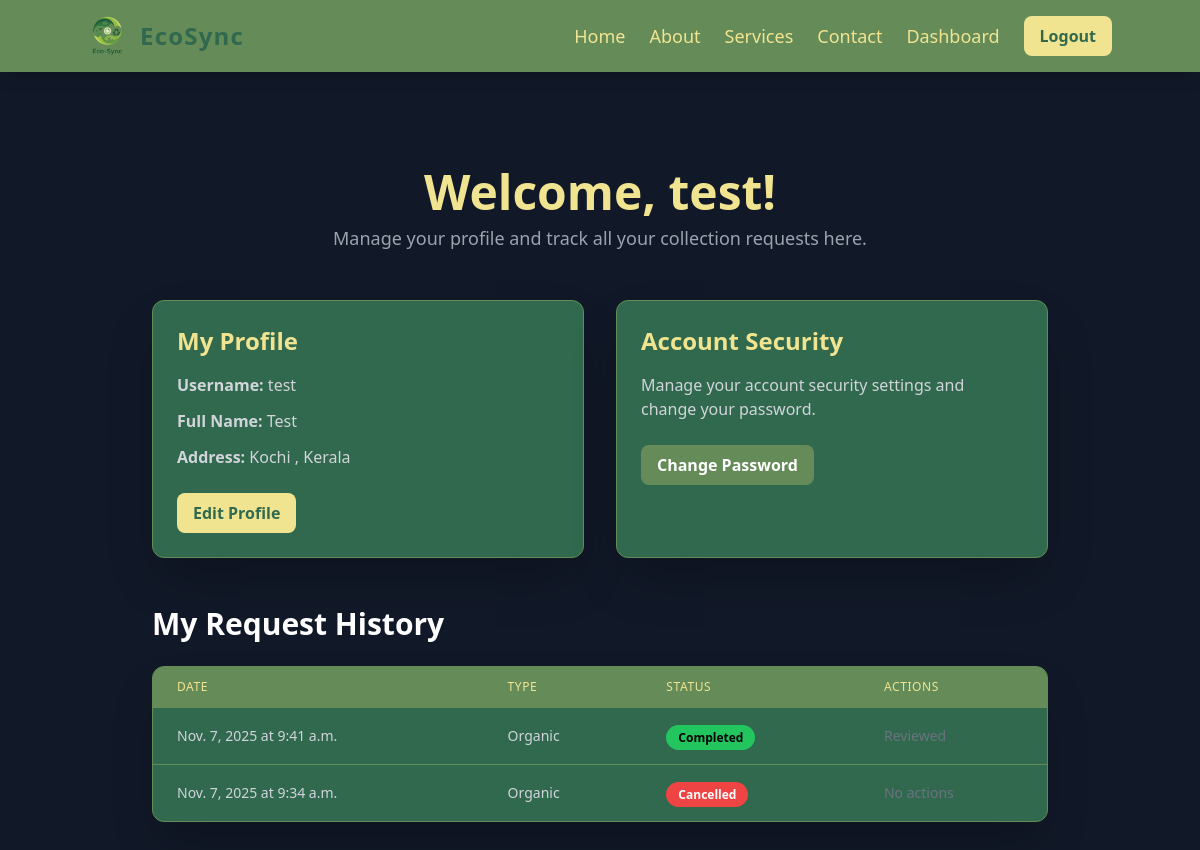
Page /dashboard/ (signed in) on the committed database.
### main/models.py (models this page shows, shortened)
class UserProfile(models.Model):
    user = models.OneToOneField(User, on_delete=models.CASCADE, related_name='profile')
    full_name = models.CharField(max_length=255, blank=True)
    address = models.TextField(blank=True)

class CollectionRequest(models.Model):
    STATUS_PENDING = 'Pending'
    STATUS_IN_PROGRESS = 'In Progress'
    STATUS_COMPLETED = 'Completed'
    STATUS_CANCELLED = 'Cancelled'
    STATUS_CHOICES = [
        (STATUS_PENDING, 'Pending'),
        (STATUS_IN_PROGRESS, 'In Progress'),
        (STATUS_COMPLETED, 'Completed'),
        (STATUS_CANCELLED, 'Cancelled'),
    ]
    user = models.ForeignKey(User, on_delete=models.CASCADE, related_name='collection_requests')
    waste_type = models.ForeignKey(WasteType, on_delete=models.SET_NULL, null=True)
    preferred_date = models.DateField()
    preferred_time = models.TimeField()
    address = models.TextField(help_text="The full address for this specific pickup.")
    status = models.CharField(max_length=20, choices=STATUS_CHOICES, default=STATUS_PENDING)
    requested_at = models.DateTimeField(default=timezone.now)

class WasteType(models.Model):
    name = models.CharField(max_length=100, unique=True, help_text="e.g., Organic, Plastic, E-Waste")

### main/views.py (the view)
# urls.py: path('dashboard/', views.dashboard, name='dashboard'),
@login_required
def dashboard(request):
    user_requests = CollectionRequest.objects.filter(user=request.user).order_by('-requested_at')
    context = {
        'user_requests': user_requests
    }
    return render(request, 'dashboard.html', context)

### templates/dashboard.html (shortened to what this page needs)
{% extends 'index.html' %}
{% block content %}
<div class="text-white min-h-screen">
    <div class="container mx-auto px-4 sm:px-6 lg:px-8 py-16">
        <div class="text-center mb-12">
            <h1 class="text-4xl md:text-5xl font-extrabold mb-2 text-eco-light-yellow">Welcome, {{ user.username }}!</h1>
            <p class="text-lg text-gray-400">Manage your profile and track all your collection requests here.</p>
        </div>
        <div class="grid grid-cols-1 md:grid-cols-2 gap-8 mb-12">
            <div class="bg-eco-dark-green rounded-xl shadow-2xl border border-eco-medium-green p-6">
                <h2 class="text-2xl font-bold text-eco-light-yellow mb-4">My Profile</h2>
                <div class="space-y-3 text-gray-300">
                    <p><strong>Username:</strong> {{ user.username }}</p>
                    <p><strong>Full Name:</strong> {{ user.profile.full_name|default:'Not set' }}</p>
                    <p><strong>Address:</strong> {{ user.profile.address|default:'Not set'|linebreaksbr }}</p>
                </div>
                <a href="{% url 'profile_edit' %}" class="mt-6 inline-block bg-eco-light-yellow text-eco-dark-green hover:bg-eco-olive font-semibold py-2 px-4 rounded-lg transition duration-300">
                    Edit Profile
                </a>
            </div>
            <div class="bg-eco-dark-green rounded-xl shadow-2xl border border-eco-medium-green p-6">
                <h2 class="text-2xl font-bold text-eco-light-yellow mb-4">Account Security</h2>
                <div class="space-y-3 text-gray-300">
                    <p>Manage your account security settings and change your password.</p>
                </div>
                <a href="{% url 'password_change' %}" class="mt-6 inline-block bg-eco-medium-green text-white hover:bg-eco-olive hover:text-eco-dark-green font-semibold py-2 px-4 rounded-lg transition duration-300">
                    Change Password
                </a>
            </div>
        </div>
        <h2 class="text-3xl font-bold text-white mb-6 text-center md:text-left">My Request History</h2>
        <div class="bg-eco-dark-green rounded-xl shadow-2xl border border-eco-medium-green overflow-hidden">
            <div class="overflow-x-auto">
                <table class="min-w-full divide-y divide-eco-medium-green">
                    <thead class="bg-eco-medium-green">
                        <tr>
                            <th scope="col" class="px-6 py-3 text-left text-xs font-medium text-eco-light-yellow uppercase tracking-wider">Date</th>
                            <th scope="col" class="px-6 py-3 text-left text-xs font-medium text-eco-light-yellow uppercase tracking-wider">Type</th>
                            <th scope="col" class="px-6 py-3 text-left text-xs font-medium text-eco-light-yellow uppercase tracking-wider">Status</th>
                            <th scope="col" class="px-6 py-3 text-left text-xs font-medium text-eco-light-yellow uppercase tracking-wider">Actions</th>
                        </tr>
                    </thead>
                    <tbody class="divide-y divide-eco-medium-green">
                        {% for req in user_requests %}
                        <tr>
                            <td class="px-6 py-4 whitespace-nowrap text-sm text-gray-300">{{ req.preferred_date }} at {{ req.preferred_time }}</td>
                            <td class="px-6 py-4 whitespace-nowrap text-sm text-gray-300">{{ req.waste_type.name }}</td>
                            <td class="px-6 py-4 whitespace-nowrap">
                                <span class="text-xs font-bold px-3 py-1 rounded-full
                                    {% if req.status == 'Pending' %} bg-yellow-500 text-black
                                    {% elif req.status == 'Completed' %} bg-green-500 text-black
                                    {% elif req.status == 'Cancelled' %} bg-red-500 text-white
                                    {% else %} bg-blue-500 text-white {% endif %}">
                                    {{ req.status }}
                                </span>
                            </td>
                            <td class="px-6 py-4 whitespace-nowrap text-sm font-medium space-x-2">
                                {% if req.status == 'Pending' %}
                                <a href="{% url 'cancel_request' req.id %}" class="text-red-400 hover:text-red-600" onclick="return confirm('Are you sure you want to cancel this request?')">Cancel</a>
                                {% elif req.status == 'Completed' %}
                                    {% if not req.review %}
                                    <a href="{% url 'add_review' req.id %}" class="text-eco-light-yellow hover:text-eco-olive">Add Review</a>
                                    {% else %}
                                    <span class="text-gray-500">Reviewed</span>
                                    {% endif %}
                                {% else %}
                                <span class="text-gray-500">No actions</span>
                                {% endif %}
                            </td>
                        </tr>
                        {% empty %}
                        <tr>
                            <td colspan="4" class="px-6 py-4 text-center text-gray-400">You have not made any requests yet.</td>
                        </tr>
                        {% endfor %}
                    </tbody>
                </table>
            </div>
        </div>
    </div>
</div>
{% endblock %}

### templates/index.html (shortened to what this page needs)
{% load static %}
<!DOCTYPE html>
<html lang="en">
<head>
    <script src="https://cdn.tailwindcss.com"></script>
</head>
<body class="bg-gray-900 text-white">
    <nav class="bg-eco-medium-green p-4 shadow-lg sticky top-0 z-50">
        <div class="container mx-auto flex justify-between items-center">
            <a href="/" class="flex items-center">
                <img src="{% static 'images/eco-sync-logo.png' %}" alt="EcoSync Logo" class="h-10 w-10 mr-3">
                <h1 class="text-eco-dark-green text-2xl font-bold tracking-wider">EcoSync</h1>
            </a>
            <div class="hidden md:flex space-x-6 items-center">
                <a href="{% url 'home' %}" class="text-eco-light-yellow hover:text-white transition duration-300 text-lg">Home</a>
                <a href="{% url 'about' %}" class="text-eco-light-yellow hover:text-white transition duration-300 text-lg">About</a>
                <a href="{% url 'service' %}" class="text-eco-light-yellow hover:text-white transition duration-300 text-lg">Services</a>
                <a href="{% url 'contact' %}" class="text-eco-light-yellow hover:text-white transition duration-300 text-lg">Contact</a>
                {% if user.is_authenticated %}
                    <a href="{% url 'dashboard' %}" class="text-eco-light-yellow hover:text-white transition duration-300 text-lg">Dashboard</a>
                    <a href="{% url 'logout' %}" class="bg-eco-light-yellow text-eco-dark-green hover:bg-eco-olive font-semibold py-2 px-4 rounded-lg transition duration-300">
                        Logout
                    </a>
                {% else %}
                    <a href="{% url 'login' %}" class="bg-eco-light-yellow text-eco-dark-green hover:bg-eco-olive font-semibold py-2 px-4 rounded-lg transition duration-300">
                        Get Started
                    </a>
                {% endif %}
            </div>
        </div>
    </nav>
    <main class="container mx-auto p-4 md:p-8">
    {% block content %}
    {% endblock %}
    </main>
</body>
</html>

### rows in the picture
CollectionRequest: preferred_date "Nov. 7, 2025", preferred_time "9:41 a.m.", waste_type.name "Organic", status "Completed", shows "Reviewed"
CollectionRequest: preferred_date "Nov. 7, 2025", preferred_time "9:34 a.m.", waste_type.name "Organic", status "Cancelled", shows "No actions"

### other values in the picture
{{ user.username }} "test"
{{ user.profile.full_name|default:'Not set' }} "Test"
{{ user.profile.address|default:'Not set'|linebreaksbr }} "Kochi , Kerala"
